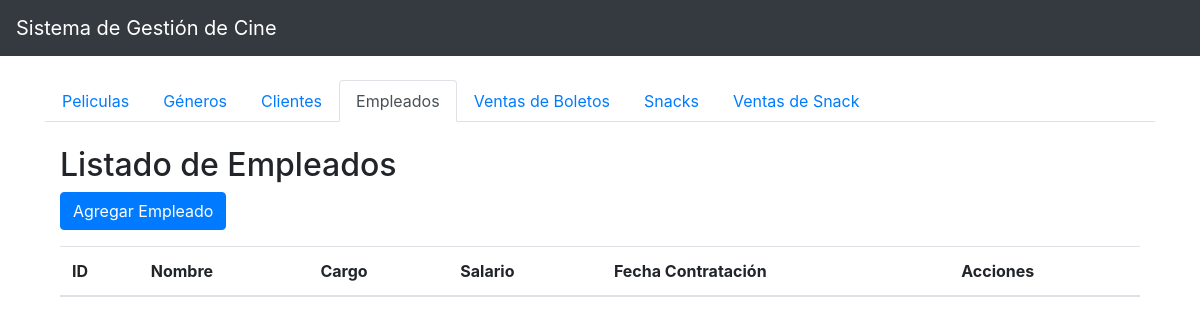
Before: /index.php?controller=EmpleadosController&action=index with the older database file.
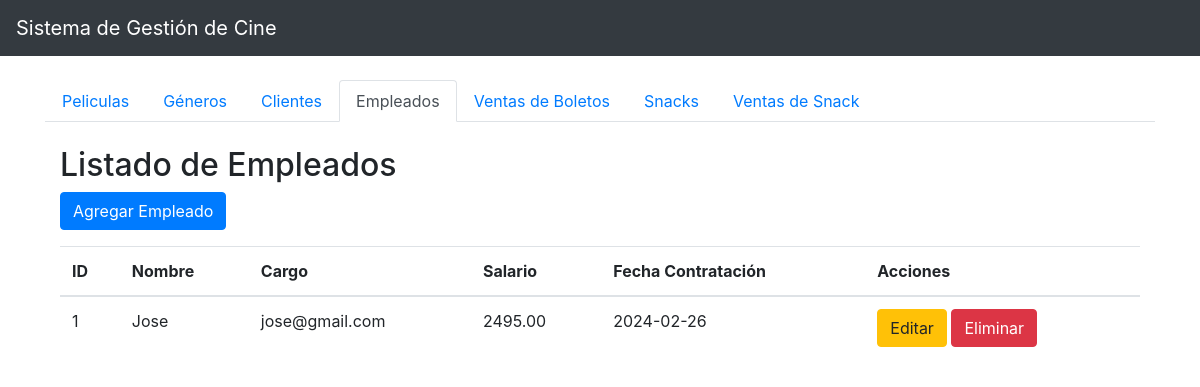
After: the same page with the newer database file.
### tables this page shows
CREATE TABLE `empleados` (
  `id` int(11) NOT NULL,
  `nombre` varchar(100) NOT NULL,
  `cargo` varchar(100) DEFAULT NULL,
  `salario` decimal(10,2) DEFAULT NULL,
  `fecha_contratacion` date DEFAULT NULL
);

### controllers/EmpleadosController.php (called while the page is built, shortened)
<?php
require_once __DIR__ . '/../models/Empleado.php';
class EmpleadosController {
    private $empleadoModel;
    public function __construct() {
        $this->empleadoModel = new Empleado();
    }
    public function index() {
        $empleados = $this->empleadoModel->obtenerEmpleados();
        include './views/empleados/index.php';
    }
}
?>

### models/Conexion.php (called while the page is built, shortened)
<?php
class Conexion {
    private $host = "localhost";
    private $user = "root";
    private $password = "";
    private $database = "cine_db";
    public function conectar() {
        $conexion = new mysqli($this->host, $this->user, $this->password, $this->database);
        return $conexion;
    }
}
?>

### models/Empleado.php (called while the page is built, shortened)
<?php
require_once 'Conexion.php';
class Empleado {
    private $conexion;
    public function __construct() {
        $this->conexion = new Conexion();
    }
    public function obtenerEmpleados() {
        $query = "SELECT * FROM empleados";
        $resultado = $this->conexion->conectar()->query($query);
        return $resultado->fetch_all(MYSQLI_ASSOC);
    }
}
?>

### views/empleados/index.php (the view)
<div class="container mt-4">
    <h2>Listado de Empleados</h2>
    <a href="./index.php?controller=EmpleadosController&action=agregar" class="btn btn-primary mb-3">Agregar Empleado</a>
    <table class="table">
        <thead>
        <tr>
            <th>ID</th>
            <th>Nombre</th>
            <th>Cargo</th>
            <th>Salario</th>
            <th>Fecha Contratación</th>
            <th>Acciones</th>
        </tr>
        </thead>
        <tbody>
        <?php foreach ($empleados as $empleado): ?>
            <tr>
                <td><?php echo $empleado['id']; ?></td>
                <td><?php echo $empleado['nombre']; ?></td>
                <td><?php echo $empleado['cargo']; ?></td>
                <td><?php echo $empleado['salario']; ?></td>
                <td><?php echo $empleado['fecha_contratacion']; ?></td>
                <td>
                    <a href="./index.php?controller=EmpleadosController&action=editar&id=<?php echo $empleado['id']; ?>" class="btn btn-warning">Editar</a>
                    <a href="./index.php?controller=EmpleadosController&action=eliminar&id=<?php echo $empleado['id']; ?>" class="btn btn-danger">Eliminar</a>
                </td>
            </tr>
        <?php endforeach; ?>
        </tbody>
    </table>
</div>

Changed rows visible on the page:
added empleados: id "1", nombre "Jose", cargo "jose@gmail.com", salario "2495.00", fecha_contratacion "2024-02-26"
